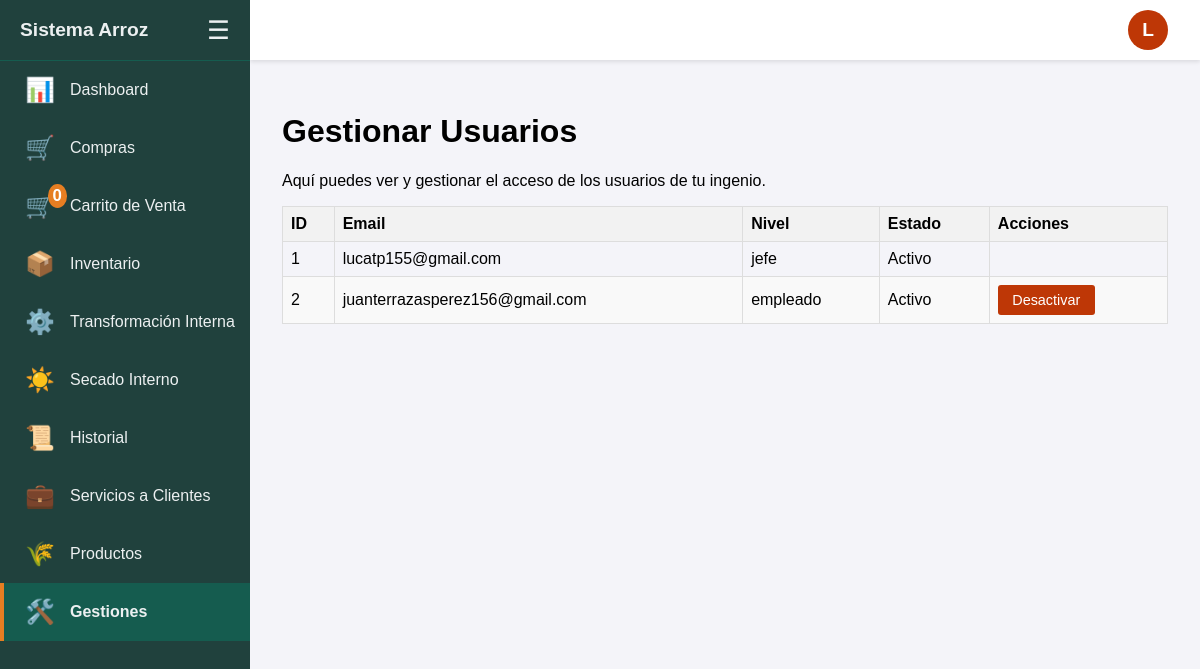
/gestionar_usuarios (signed in), run on the app's committed database.
### tables this page shows
CREATE TABLE usuarios (
                id INTEGER PRIMARY KEY AUTOINCREMENT,
                email TEXT NOT NULL UNIQUE,
                password_hash TEXT NOT NULL,
                nivel_acceso TEXT NOT NULL CHECK(nivel_acceso IN ('jefe', 'sub-jefe', 'empleado')),
                ingenio_id INTEGER,
                activo INTEGER NOT NULL DEFAULT 1,
                FOREIGN KEY (ingenio_id) REFERENCES ingenios(id)
            );

### blueprints/management.py (the view)
    @login_required
    def decorated_function(*args, **kwargs):
        if g.user['nivel_acceso'] != 'jefe':
            flash('No tienes permiso para acceder a esta página.', 'danger')
            return redirect(url_for('main.compras'))
        return f(*args, **kwargs)

### blueprints/__init__.py (called while the page is built)
def login_required(f):
    @wraps(f)
    def decorated_function(*args, **kwargs):
        if g.user is None:
            return redirect(url_for('auth.login', next=request.url))
        return f(*args, **kwargs)
    return decorated_function

### blueprints/management.py (called while the page is built)
def jefe_required(f):
    @login_required
    def decorated_function(*args, **kwargs):
        if g.user['nivel_acceso'] != 'jefe':
            flash('No tienes permiso para acceder a esta página.', 'danger')
            return redirect(url_for('main.compras'))
        return f(*args, **kwargs)
    decorated_function.__name__ = f.__name__
    return decorated_function

@management_bp.route('/gestionar_usuarios')
@jefe_required
def gestionar_usuarios():
    usuarios_list = obtener_usuarios_por_ingenio_logic(g.user['ingenio_id'])
    return render_template('gestionar_usuarios.html', usuarios=usuarios_list)

### db.py (called while the page is built)
def obtener_ingenio_por_id_db(ingenio_id: int):
    with sqlite3.connect(DB_NAME) as conn:
        c = conn.cursor()
        return c.execute("SELECT id, nombre, direccion, nit, celular FROM ingenios WHERE id = ?", (ingenio_id,)).fetchone()

### logic.py (called while the page is built)
def obtener_usuarios_por_ingenio_logic(ingenio_id: int):
    with sqlite3.connect(DB_NAME) as conn:
        c = conn.cursor()
        c.execute(
            "SELECT id, email, nivel_acceso, activo FROM usuarios WHERE ingenio_id = ?",
            (ingenio_id,)
        )
        return c.fetchall()

### templates/gestionar_usuarios.html (shortened to what this page needs)
{% extends "layout.html" %}
{% block content %}
  <h1>Gestionar Usuarios</h1>
  <p>Aquí puedes ver y gestionar el acceso de los usuarios de tu ingenio.</p>
  <table class="responsive-table">
    <thead>
      <tr>
        <th>ID</th>
        <th>Email</th>
        <th>Nivel</th>
        <th>Estado</th>
        <th>Acciones</th>
      </tr>
    </thead>
    <tbody>
      {% for user_id, email, nivel, activo in usuarios %}
      <tr>
        <td data-label="ID">{{ user_id }}</td>
        <td data-label="Email">{{ email }}</td>
        <td data-label="Nivel">{{ nivel }}</td>
        <td data-label="Estado">{{ "Activo" if activo else "Inactivo" }}</td>
        <td data-label="Acciones">
          {% if user_id != g.user.id %}
          <form action="{{ url_for('management.toggle_acceso', user_id=user_id) }}" method="post" style="display: inline;">
            <button type="submit">{{ "Desactivar" if activo else "Activar" }}</button>
          </form>
          {% endif %}
        </td>
      </tr>
      {% endfor %}
    </tbody>
  </table>
{% endblock %}

### templates/layout.html (style rules this page uses)
:root { --sidebar-width-expanded: 250px; --sidebar-width-collapsed: 80px; --top-bar-height: 60px; --sidebar-bg-color: #20413d; --sidebar-text-color: #ecf0f1; --sidebar-hover-bg: #155c4f; --sidebar-icon-color: #e67e22; }
body { font-family: sans-serif; margin: 0; background-color: #f4f4f9; }
table { border-collapse: collapse; width: 100%; margin-top: 1em; }
th, td { border: 1px solid #ddd; padding: 8px; text-align: left; }
th { background-color: #f2f2f2; }
tr:nth-child(even) { background-color: #f9f9f9; }
button, input[type=submit] { padding: 0.5em 1em; background-color: #be3706; color: white; border: none; border-radius: 3px; cursor: pointer; font-size: 0.9em; transition: background-color 0.2s; }

### data on the page
usuarios: id "1", email "lucatp155@gmail.com", nivel_acceso "jefe", activo "Activo"
usuarios: id "2", email "juanterrazasperez156@gmail.com", nivel_acceso "empleado", activo "Activo", activo "Desactivar"

### other printed values
{{ session.get('carrito', {})|length }} "0"
{{ g.user.email[0]|upper }} "L"
